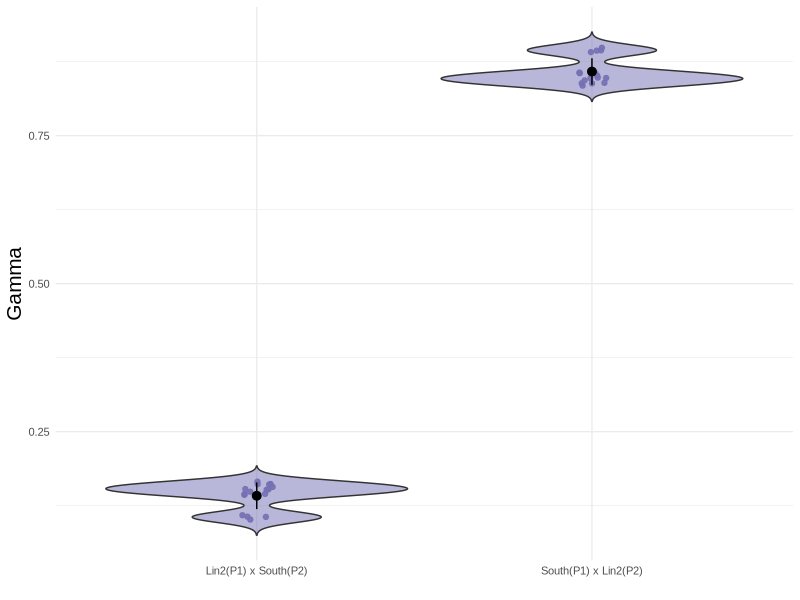

Write the R code that produced this figure.
library(ggplot2)

# Create the data
df <- data.frame(
  Group = c(
    rep("Lin2(P1) x South(P2)", 16),
    rep("South(P1) x Lin2(P2)", 16)
  ),
  
  Gamma = c(
    # Gamma values for P1 = Lin2
    0.152761494,0.156704774,0.153068297,0.15194534,0.105980367,0.108917157,0.106341165,0.101638143,0.161419338,0.165635749,0.161717655,0.160805383,0.144649023,0.148638063,0.145039033,0.143430773,   
    # Gamma values for P2 = Lin2
    0.847238506,0.843295226,0.846931703,0.84805466,0.894019633,0.891082843,0.893658835,0.898361857,0.838580662,0.834364251,0.838282345,0.839194617,0.855350977,0.851361937,0.854960967,0.856569227
  )
)


# Look at the data
print(df)

p <- ggplot(df, aes(x = Group, y = Gamma)) +
  geom_violin(trim = FALSE,fill = "#7570B3", alpha = 0.5) +
  geom_jitter(width = 0.05,size = 1.5, alpha = 0.9, color = "#7570B3") +
  stat_summary(
    fun = mean,
    fun.min = function(x) mean(x) - sd(x),
    fun.max = function(x) mean(x) + sd(x),
    geom = "pointrange"
  )+
  #scale_y_continuous(breaks = seq(0, 1, by = 0.15)) +
  scale_y_continuous(breaks = scales::breaks_extended(n = 5))+
  theme_minimal(base_size = 10,base_family = "Arial") +
  theme(axis.title = element_text(size = 10),
    axis.title.x = element_text(size =10),  
    axis.title.y = element_text(size =15))+
  labs(
    x = "",
    y = "Gamma")

ggsave("HyDe.svg", plot = p, width = 6, height = 6)
